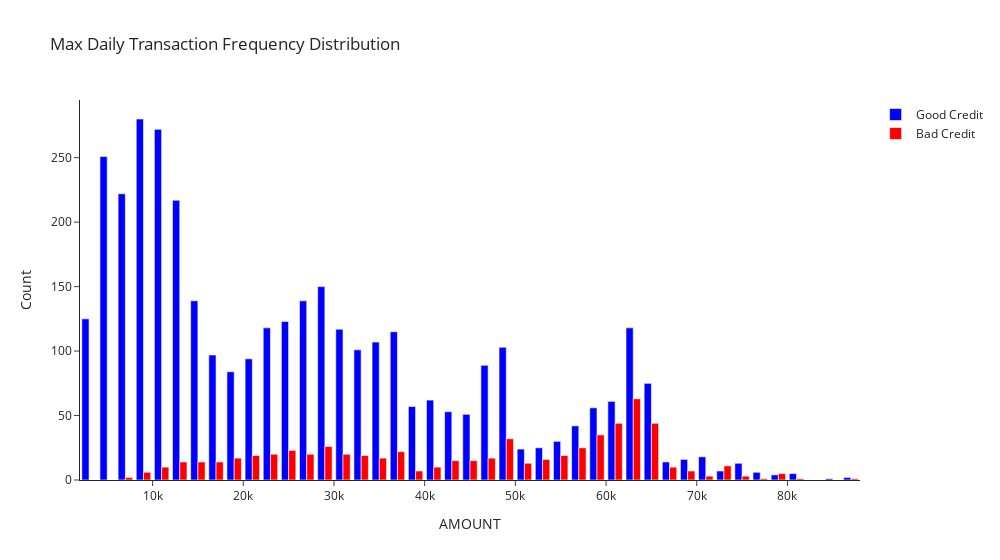

Notebook code cell kept with this figure:
### Code cell
# Create histogram traces
trace1 = go.Histogram(x=df_good['AMOUNT'], name='Good Credit', marker=dict(color='blue'), nbinsx=50)
trace2 = go.Histogram(x=df_bad['AMOUNT'], name='Bad Credit', marker=dict(color='red'), nbinsx=50)

# Define layout
layout = go.Layout(
    title='Max Daily Transaction Frequency Distribution',
    xaxis=dict(title='AMOUNT'),
    yaxis=dict(title='Count'),
    width=1000,
    template="simple_white"
)

# Create figure object
fig = go.Figure(data=[trace1, trace2], layout=layout)

# Display the plot
fig.show()

### Figure 1 — Plotly figure (JSON) as saved in the notebook; plotly's stock layout.template omitted (floating-point values rounded to 4 significant figures; data arrays with more than 128 entries replaced by an {"elided": "..."} marker saying what was removed)
{"data": [{"marker": {"color": "blue"}, "name": "Good Credit", "nbinsx": 50, "type": "histogram", "x": {"elided": "3683 float values"}}, {"marker": {"color": "red"}, "name": "Bad Credit", "nbinsx": 50, "type": "histogram", "x": {"elided": "660 float values"}}], "layout": {"title": {"text": "Max Daily Transaction Frequency Distribution"}, "width": 1000, "xaxis": {"title": {"text": "AMOUNT"}}, "yaxis": {"title": {"text": "Count"}}}}
